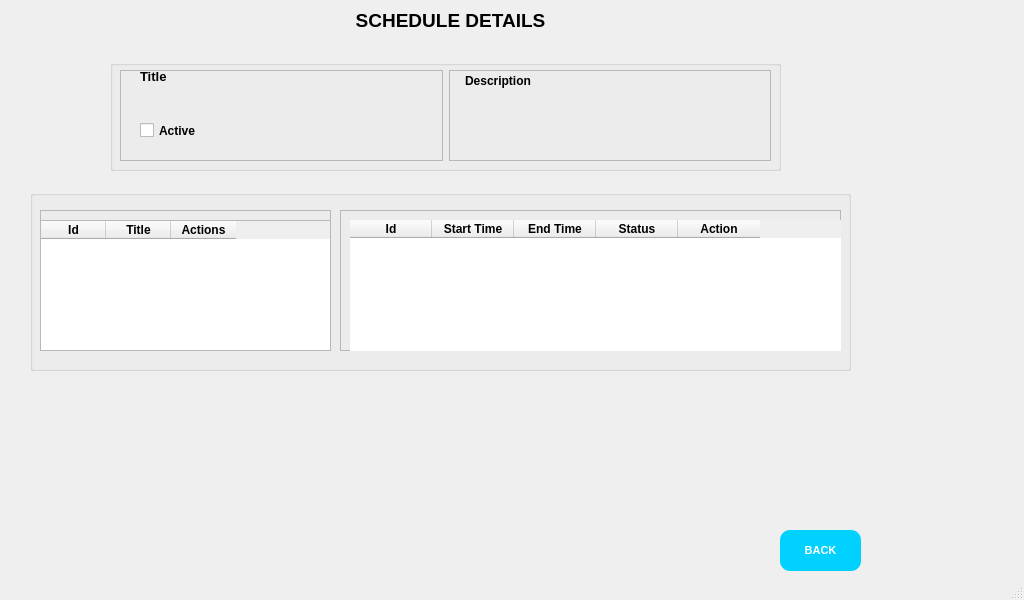
<?xml version="1.0" encoding="UTF-8"?>
<ui version="4.0">
 <class>MainWindow</class>
 <widget class="QMainWindow" name="MainWindow">
  <property name="windowModality">
   <enum>Qt::ApplicationModal</enum>
  </property>
  <property name="geometry">
   <rect>
    <x>0</x>
    <y>0</y>
    <width>1024</width>
    <height>600</height>
   </rect>
  </property>
  <property name="windowTitle">
   <string>Schedule Details</string>
  </property>
  <widget class="QWidget" name="centralwidget">
   <widget class="QLabel" name="label">
    <property name="geometry">
     <rect>
      <x>330</x>
      <y>0</y>
      <width>241</width>
      <height>41</height>
     </rect>
    </property>
    <property name="font">
     <font>
      <pointsize>14</pointsize>
      <weight>75</weight>
      <bold>true</bold>
     </font>
    </property>
    <property name="text">
     <string>SCHEDULE DETAILS</string>
    </property>
    <property name="alignment">
     <set>Qt::AlignCenter</set>
    </property>
   </widget>
   <widget class="QPushButton" name="btnBack">
    <property name="geometry">
     <rect>
      <x>780</x>
      <y>530</y>
      <width>81</width>
      <height>41</height>
     </rect>
    </property>
    <property name="font">
     <font>
      <pointsize>8</pointsize>
      <weight>75</weight>
      <bold>true</bold>
     </font>
    </property>
    <property name="cursor">
     <cursorShape>PointingHandCursor</cursorShape>
    </property>
    <property name="styleSheet">
     <string notr="true">QPushButton{
	background-color:rgb(0, 209, 255);
	border: none;
	border-radius: 10px;
	color: white;
	font-weight: bold;
}

QPushButton::hover{
	background-color:rgb(0, 170, 255);
	border-radius: 10px
}</string>
    </property>
    <property name="text">
     <string>BACK</string>
    </property>
   </widget>
   <widget class="QGroupBox" name="groupBox">
    <property name="geometry">
     <rect>
      <x>110</x>
      <y>60</y>
      <width>671</width>
      <height>111</height>
     </rect>
    </property>
    <property name="title">
     <string/>
    </property>
    <property name="flat">
     <bool>false</bool>
    </property>
    <widget class="QWidget" name="horizontalLayoutWidget">
     <property name="geometry">
      <rect>
       <x>10</x>
       <y>10</y>
       <width>651</width>
       <height>91</height>
      </rect>
     </property>
     <layout class="QHBoxLayout" name="horizontalLayout">
      <item>
       <widget class="QFrame" name="frame_2">
        <property name="frameShape">
         <enum>QFrame::StyledPanel</enum>
        </property>
        <property name="frameShadow">
         <enum>QFrame::Raised</enum>
        </property>
        <widget class="QLabel" name="label_2">
         <property name="geometry">
          <rect>
           <x>20</x>
           <y>0</y>
           <width>47</width>
           <height>13</height>
          </rect>
         </property>
         <property name="font">
          <font>
           <pointsize>10</pointsize>
           <weight>75</weight>
           <bold>true</bold>
          </font>
         </property>
         <property name="text">
          <string>Title</string>
         </property>
        </widget>
        <widget class="QLabel" name="lblTitle">
         <property name="geometry">
          <rect>
           <x>10</x>
           <y>20</y>
           <width>281</width>
           <height>31</height>
          </rect>
         </property>
         <property name="text">
          <string/>
         </property>
        </widget>
        <widget class="QCheckBox" name="chbxActive">
         <property name="enabled">
          <bool>true</bool>
         </property>
         <property name="geometry">
          <rect>
           <x>20</x>
           <y>50</y>
           <width>81</width>
           <height>21</height>
          </rect>
         </property>
         <property name="font">
          <font>
           <pointsize>9</pointsize>
           <weight>75</weight>
           <bold>true</bold>
          </font>
         </property>
         <property name="tabletTracking">
          <bool>true</bool>
         </property>
         <property name="text">
          <string>Active</string>
         </property>
         <property name="checkable">
          <bool>true</bool>
         </property>
         <property name="checked">
          <bool>false</bool>
         </property>
        </widget>
       </widget>
      </item>
      <item>
       <widget class="QFrame" name="frame">
        <property name="frameShape">
         <enum>QFrame::StyledPanel</enum>
        </property>
        <property name="frameShadow">
         <enum>QFrame::Raised</enum>
        </property>
        <property name="lineWidth">
         <number>2</number>
        </property>
        <widget class="QLabel" name="label_3">
         <property name="geometry">
          <rect>
           <x>16</x>
           <y>0</y>
           <width>91</width>
           <height>21</height>
          </rect>
         </property>
         <property name="font">
          <font>
           <pointsize>9</pointsize>
           <weight>75</weight>
           <bold>true</bold>
          </font>
         </property>
         <property name="text">
          <string>Description</string>
         </property>
        </widget>
        <widget class="QLabel" name="lblDescription">
         <property name="geometry">
          <rect>
           <x>16</x>
           <y>30</y>
           <width>301</width>
           <height>31</height>
          </rect>
         </property>
         <property name="text">
          <string/>
         </property>
        </widget>
       </widget>
      </item>
     </layout>
    </widget>
   </widget>
   <widget class="QGroupBox" name="groupBox_2">
    <property name="geometry">
     <rect>
      <x>30</x>
      <y>190</y>
      <width>821</width>
      <height>181</height>
     </rect>
    </property>
    <property name="title">
     <string/>
    </property>
    <widget class="QFrame" name="frmDays">
     <property name="geometry">
      <rect>
       <x>10</x>
       <y>20</y>
       <width>291</width>
       <height>141</height>
      </rect>
     </property>
     <property name="frameShape">
      <enum>QFrame::StyledPanel</enum>
     </property>
     <property name="frameShadow">
      <enum>QFrame::Raised</enum>
     </property>
     <widget class="QTableWidget" name="tblDays">
      <property name="geometry">
       <rect>
        <x>0</x>
        <y>10</y>
        <width>291</width>
        <height>131</height>
       </rect>
      </property>
      <property name="alternatingRowColors">
       <bool>true</bool>
      </property>
      <property name="selectionBehavior">
       <enum>QAbstractItemView::SelectRows</enum>
      </property>
      <property name="showGrid">
       <bool>false</bool>
      </property>
      <property name="sortingEnabled">
       <bool>true</bool>
      </property>
      <attribute name="horizontalHeaderCascadingSectionResizes">
       <bool>true</bool>
      </attribute>
      <attribute name="horizontalHeaderDefaultSectionSize">
       <number>65</number>
      </attribute>
      <column>
       <property name="text">
        <string>Id</string>
       </property>
       <property name="font">
        <font>
         <weight>75</weight>
         <bold>true</bold>
        </font>
       </property>
       <property name="textAlignment">
        <set>AlignCenter</set>
       </property>
      </column>
      <column>
       <property name="text">
        <string>Title</string>
       </property>
       <property name="font">
        <font>
         <weight>75</weight>
         <bold>true</bold>
        </font>
       </property>
       <property name="textAlignment">
        <set>AlignCenter</set>
       </property>
      </column>
      <column>
       <property name="text">
        <string>Actions</string>
       </property>
       <property name="font">
        <font>
         <weight>75</weight>
         <bold>true</bold>
        </font>
       </property>
       <property name="textAlignment">
        <set>AlignCenter</set>
       </property>
      </column>
     </widget>
    </widget>
    <widget class="QFrame" name="frmSlots">
     <property name="geometry">
      <rect>
       <x>310</x>
       <y>20</y>
       <width>501</width>
       <height>141</height>
      </rect>
     </property>
     <property name="frameShape">
      <enum>QFrame::StyledPanel</enum>
     </property>
     <property name="frameShadow">
      <enum>QFrame::Raised</enum>
     </property>
     <widget class="QTableWidget" name="tblSlot">
      <property name="geometry">
       <rect>
        <x>10</x>
        <y>10</y>
        <width>551</width>
        <height>131</height>
       </rect>
      </property>
      <property name="frameShape">
       <enum>QFrame::NoFrame</enum>
      </property>
      <property name="dragEnabled">
       <bool>true</bool>
      </property>
      <property name="dragDropMode">
       <enum>QAbstractItemView::DragDrop</enum>
      </property>
      <property name="alternatingRowColors">
       <bool>true</bool>
      </property>
      <property name="selectionMode">
       <enum>QAbstractItemView::SingleSelection</enum>
      </property>
      <property name="selectionBehavior">
       <enum>QAbstractItemView::SelectRows</enum>
      </property>
      <property name="showGrid">
       <bool>false</bool>
      </property>
      <property name="gridStyle">
       <enum>Qt::NoPen</enum>
      </property>
      <attribute name="horizontalHeaderDefaultSectionSize">
       <number>82</number>
      </attribute>
      <column>
       <property name="text">
        <string>Id</string>
       </property>
       <property name="font">
        <font>
         <weight>75</weight>
         <bold>true</bold>
        </font>
       </property>
       <property name="textAlignment">
        <set>AlignCenter</set>
       </property>
      </column>
      <column>
       <property name="text">
        <string>Start Time</string>
       </property>
       <property name="font">
        <font>
         <weight>75</weight>
         <bold>true</bold>
        </font>
       </property>
       <property name="textAlignment">
        <set>AlignCenter</set>
       </property>
      </column>
      <column>
       <property name="text">
        <string>End Time</string>
       </property>
       <property name="font">
        <font>
         <weight>75</weight>
         <bold>true</bold>
        </font>
       </property>
       <property name="textAlignment">
        <set>AlignCenter</set>
       </property>
      </column>
      <column>
       <property name="text">
        <string>Status</string>
       </property>
       <property name="font">
        <font>
         <weight>75</weight>
         <bold>true</bold>
        </font>
       </property>
       <property name="textAlignment">
        <set>AlignCenter</set>
       </property>
      </column>
      <column>
       <property name="text">
        <string>Action</string>
       </property>
       <property name="font">
        <font>
         <weight>75</weight>
         <bold>true</bold>
        </font>
       </property>
       <property name="textAlignment">
        <set>AlignCenter</set>
       </property>
      </column>
     </widget>
    </widget>
   </widget>
  </widget>
  <widget class="QStatusBar" name="statusbar"/>
 </widget>
 <resources/>
 <connections/>
</ui>
